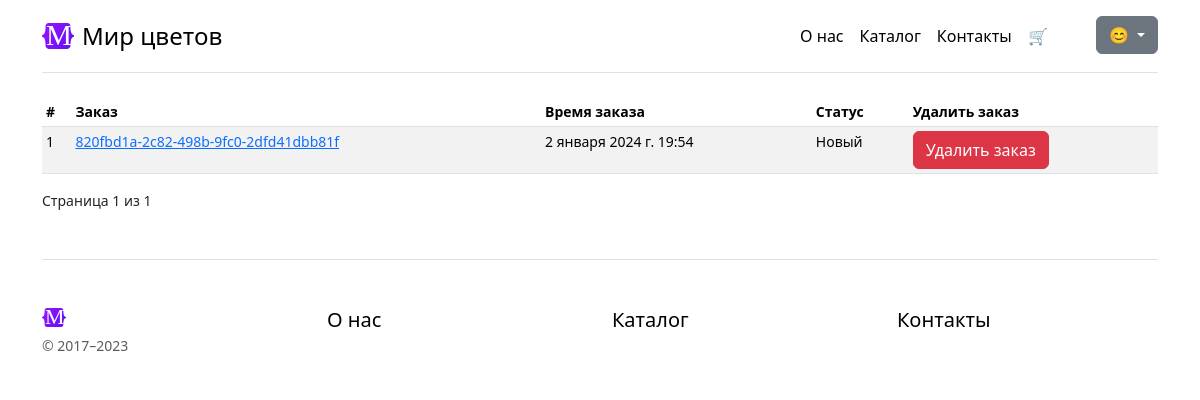
The page /orders/ (signed in) on the database as committed earlier.
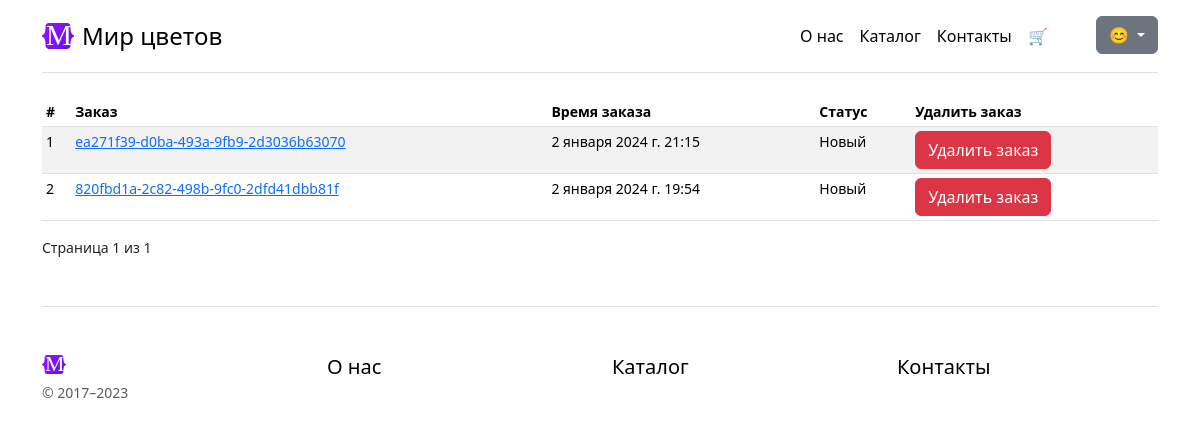
The same page on the database as committed later.
### orders/models.py (models this page shows, shortened)
class Order(UserMixin,
            models.Model):
    id = models.UUIDField(default=uuid.uuid4(), primary_key=True)
    ordered = models.DateTimeField(auto_now_add=True,
                                 verbose_name="Дата заказа")
    status = models.CharField(max_length=9,
                              choices=ORDER_STATUS,
                              verbose_name="Статус",
                              blank=True,
                              null=False,
                              default="NEW")
    cancellation_cause = models.TextField(verbose_name="Причина отказа",
                                          default="",
                                          null=False,
                                          blank=True)
    class Meta:
        verbose_name = "Заказ"
        verbose_name_plural = "Заказы"

### orders/views.py (the view)
# urls.py: path("orders/", OrdersListView.as_view(), name="orders-list"),
class OrdersListView(LoginRequiredMixin,
                     ListView):
    model = Order
    template_name = "orders/order_list.html"
    paginate_by = 5
    def get_queryset(self):
        result = Order.objects.filter(user=self.request.user).order_by(
            "-ordered")
        return result

### orders/templates/orders/order_list.html (shortened to what this page needs)
{% extends 'general/parts/base.html' %}
{% block content %}
<div class="table-responsive small">
    {% if object_list %}
    <table class="table table-striped table-sm">
        <thead>
        <tr>
            <th scope="col">#</th>
            <th scope="col">Заказ</th>
            <th scope="col">Время заказа</th>
            <th scope="col">Статус</th>
            <th scope="col">Удалить заказ</th>
        </tr>
        </thead>
        <tbody>
        {% for obj in object_list %}
        <tr>
            <td>{{ forloop.counter }}</td>
            <td><a href="{% url 'order-detail' obj.pk %}">{{ obj.pk}} </a></td>
            <td>{{ obj.ordered }}</td>
            <td>{{ obj.get_status_display }}</td>
            <td>{% if obj.status == 'NEW' %}{% include 'orders/parts/delete_order.html' with order=obj %}{% endif %}
            </td>
        </tr>
        {% endfor %}
        </tbody>
    </table>
    {% include 'general/parts/pagination.html' %}
    {% else %}
        <div class="display-6 text-center mb-4">Нет заказов.</div>
    {% endif %}
</div>
{% endblock %}

### orders/templates/orders/parts/delete_order.html (shortened to what this page needs)
<form method="post" action="{% url 'delete-order' %}">
    <button type="submit" class="btn btn-danger">Удалить заказ</button>
</form>

Rows that differ between the two databases and show on the page:
added Order: pk "ea271f39-d0ba-493a-9fb9-2d3036b63070", ordered "2 января 2024 г. 21:15", status "Новый"
